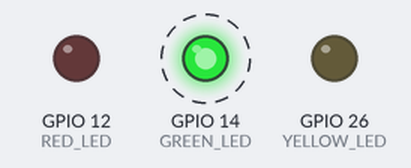
Recording of a sketch running on a simulated ESP32. On the bench: output pins drawn as LEDs (lit = HIGH). Dashed ring = blinking. I2S audio is not simulated (input reads silence); what the sketch prints to the serial monitor is not drawn.

Above: at 0.33 s.
Timing chart, 0 to 3.2 s (numbered marks = the images above):
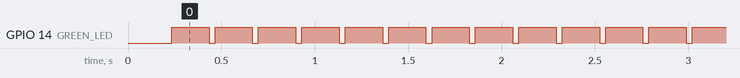

The sketch:

funciona_01.ino
```cpp
#include <driver/i2s.h>
#include <Arduino.h>
#include <math.h>

#define I2S_NUM           (I2S_NUM_0)
#define I2S_MIC_CHANNEL   I2S_CHANNEL_FMT_ONLY_LEFT
#define I2S_MIC_SERIAL_CLOCK GPIO_NUM_32 // SCK
#define I2S_MIC_LEFT_RIGHT_CLOCK GPIO_NUM_25 // WS / LRCLK
#define I2S_MIC_SERIAL_DATA GPIO_NUM_33 // SD

#define SAMPLE_BUFFER_SIZE 512
#define SAMPLE_RATE 16000  // probá 16000 o 48000

// definición de los pines LEDs
#define RED_LED 12
#define YELLOW_LED 26
#define GREEN_LED 14
// ---------- CONFIG DE CALIBRACION ----------
// Si no querés calibrar ahora, dejalo en 0 y vas a ver solo dBFS.
// Para obtener dB SPL: medir con calibrador (por ejemplo 94 dB) ->
// medir dBFS_reportado -> calibration_offset_db = known_dB - measured_dBFS.
const double calibration_offset_db = 124.65; // <-- reemplazá con tu valor después de calibrar
// -------------------------------------------

// I2S config
i2s_config_t i2s_config = {
  .mode = (i2s_mode_t)(I2S_MODE_MASTER | I2S_MODE_RX),
  .sample_rate = SAMPLE_RATE,
  .bits_per_sample = I2S_BITS_PER_SAMPLE_32BIT,
  .channel_format = I2S_MIC_CHANNEL,
  .communication_format = (i2s_comm_format_t)(I2S_COMM_FORMAT_I2S | I2S_COMM_FORMAT_I2S_MSB),
  .intr_alloc_flags = ESP_INTR_FLAG_LEVEL1,
  .dma_buf_count = 4,
  .dma_buf_len = 256,
  .use_apll = false,
  .tx_desc_auto_clear = false,
  .fixed_mclk = 0
};

i2s_pin_config_t i2s_mic_pins = {
  .bck_io_num = I2S_MIC_SERIAL_CLOCK,
  .ws_io_num = I2S_MIC_LEFT_RIGHT_CLOCK,
  .data_out_num = I2S_PIN_NO_CHANGE,
  .data_in_num = I2S_MIC_SERIAL_DATA
};

int32_t raw_samples[SAMPLE_BUFFER_SIZE];

void setup() {
  Serial.begin(115200);
  delay(200);
  Serial.println("I2S INMP441 init...");

  esp_err_t err = i2s_driver_install(I2S_NUM, &i2s_config, 0, NULL);
  if (err != ESP_OK) {
    Serial.printf("i2s_driver_install error: %d\n", err);
    while (1) delay(1000);
  }

  // configuración de los puertos de salida de los LEDs
  pinMode(RED_LED, OUTPUT);
  pinMode(YELLOW_LED, OUTPUT);
  pinMode(GREEN_LED, OUTPUT);

  digitalWrite(RED_LED, LOW);
  digitalWrite(YELLOW_LED, LOW);
  digitalWrite(GREEN_LED, LOW);

  i2s_set_pin(I2S_NUM, &i2s_mic_pins);
  i2s_set_clk(I2S_NUM, SAMPLE_RATE, I2S_BITS_PER_SAMPLE_32BIT, I2S_CHANNEL_MONO);
  i2s_zero_dma_buffer(I2S_NUM);
  Serial.println("I2S listo.");
  Serial.println("Formato salida: RMS | dBFS | dB_SPL (si calibrado)");
}

void loop() {

  digitalWrite(RED_LED, LOW);
  digitalWrite(YELLOW_LED, LOW);
  digitalWrite(GREEN_LED, LOW);

  size_t bytes_read = 0;
  esp_err_t res = i2s_read(I2S_NUM, raw_samples, sizeof(raw_samples), &bytes_read, portMAX_DELAY);
  if (res != ESP_OK) {
    Serial.printf("i2s_read err %d\n", res);
    return;
  }
  int samples_read = bytes_read / sizeof(int32_t);

  // acumulador para RMS
  uint64_t acc_sq = 0;
  int32_t max_abs_sample = 0;
  for (int i = 0; i < samples_read; ++i) {
    int32_t sample32 = raw_samples[i];
    int32_t sample24 = sample32 >> 8; // conservar signo
    int32_t abs_s = (sample24 < 0) ? -sample24 : sample24;
    if (abs_s > max_abs_sample) max_abs_sample = abs_s;
    acc_sq += (uint64_t)((int64_t)sample24 * (int64_t)sample24);
  }

  double rms = 0.0;
  if (samples_read > 0) {
    rms = sqrt((double)acc_sq / (double)samples_read);
  }

  // MAX para 24-bit signed (2^23 - 1)
  const double full_scale_24 = 8388607.0; // 2^23 - 1

  // Evitar log(0)
  const double epsilon = 1e-12;
  double rms_clamped = (rms < epsilon) ? epsilon : rms;

  // dBFS = 20 * log10( rms / full_scale )
  double rms_norm = rms_clamped / full_scale_24;
  if (rms_norm < epsilon) rms_norm = epsilon;
  double dbfs = 20.0 * log10(rms_norm);

  // dB SPL estimado (requiere calibración previa)
  double db_spl = dbfs + calibration_offset_db; // si calibration_offset_db == 0 => no calibrado

  // Imprimir: RMS (cuentas), dBFS y dB SPL (si calibrado)
  Serial.printf("RMS=%.2f  dBFS=%.2f  dB_SPL=%.2f\n", rms, dbfs, db_spl);

  if(db_spl < 40) {
    digitalWrite(GREEN_LED, HIGH);
    digitalWrite(YELLOW_LED, LOW);
    digitalWrite(RED_LED, LOW);
  }

  if(db_spl > 40 && db_spl < 75) {
    digitalWrite(GREEN_LED, LOW);
    digitalWrite(YELLOW_LED, HIGH);
    digitalWrite(RED_LED, LOW);
  }

  if(db_spl > 75) {
    digitalWrite(GREEN_LED, LOW);
    digitalWrite(YELLOW_LED, LOW);
    digitalWrite(RED_LED, HIGH);
  }

  if(db_spl > 95) {
    digitalWrite(GREEN_LED, LOW);
    digitalWrite(YELLOW_LED, LOW);
    // en caso de que el nivel de ruido sea excesivo hago parpadear el led rojo
    digitalWrite(RED_LED, HIGH);
    delay(200);
    digitalWrite(RED_LED, LOW);
    delay(200);
    digitalWrite(RED_LED, HIGH);
    delay(200);
    digitalWrite(RED_LED, LOW);
    delay(200);
    digitalWrite(RED_LED, HIGH);
    delay(200);
    digitalWrite(RED_LED, LOW);
    delay(200);
    digitalWrite(RED_LED, HIGH);
    // fin del parpadeo
  }

  delay(200); // ajustar según necesidad
}
```

Measured:
- by itself, GPIO 14 (GREEN_LED): alternates HIGH for 0.20 s and LOW for 0.03 s
